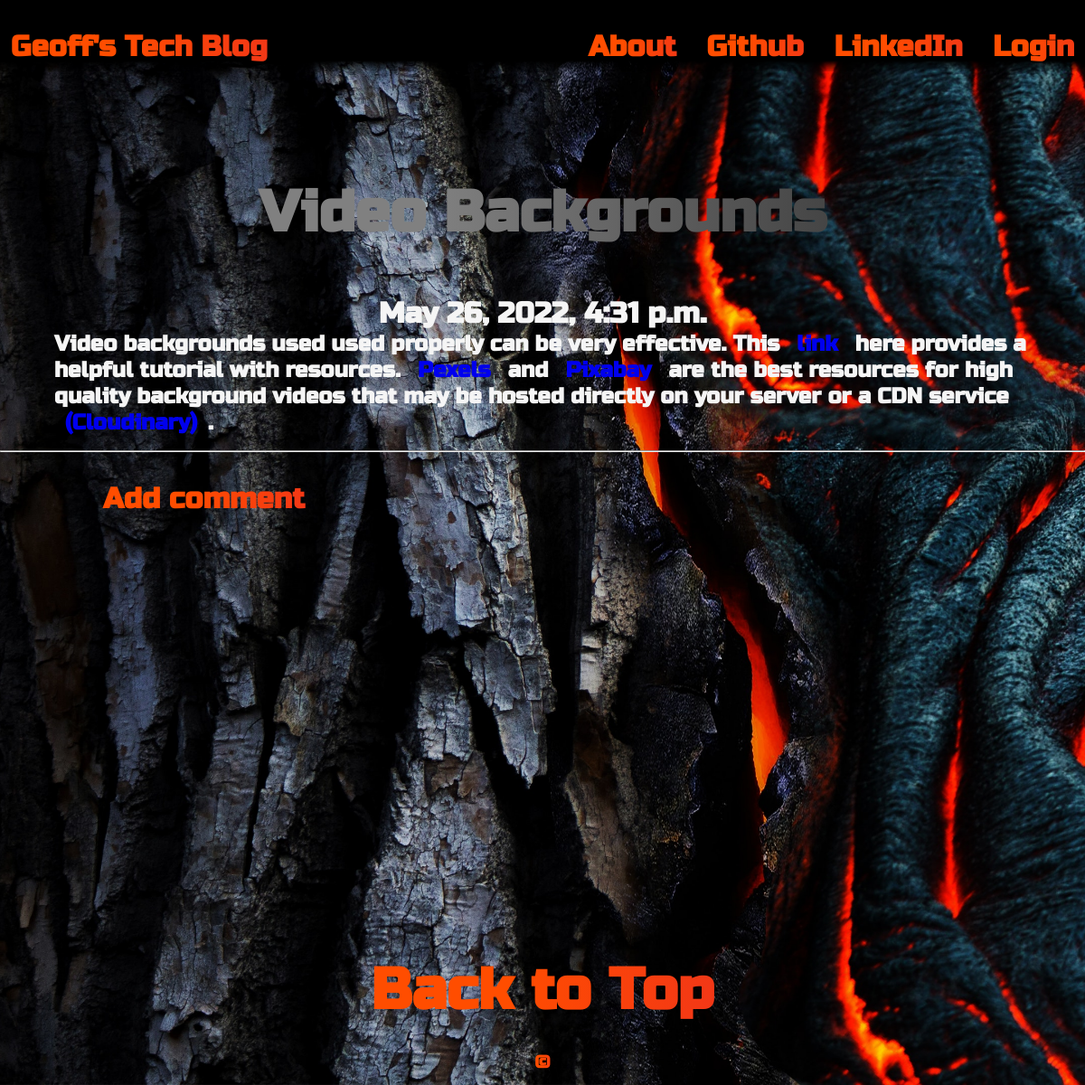
Screenshot of /post/2 with the database file from the repository.
### blog/models.py (models this page shows, shortened)
class Post(models.Model):
    author = models.ForeignKey('auth.User',on_delete=models.CASCADE)
    title = models.CharField(max_length=200)
    text = models.TextField()
    created_date = models.DateTimeField(default=timezone.now)
    published_date = models.DateTimeField(blank=True, null=True)

### blog/views.py (the view)
# urls.py: path('post/<int:pk>', views.PostDetailView.as_view(), name='post_detail'),
class PostDetailView(DetailView):
    model = Post

### blog/templates/blog/post_detail.html (shortened to what this page needs)
{% extends 'blog/base.html' %}
{% block content %}
        <h1 class='animate-smoke posttitle loader'>{{ post.title }}</h1>
        {% if post.published_date %}
            <div class="date postdate">
                {{ post.published_date }}
            </div>
        {% else %}
            <a class="animate-text .publish" href="{% url 'post_publish' pk=post.pk %}">Publish</a>
        {% endif %}
      <p class='postcontent flex-container' >{{ post.text|safe|linebreaksbr }}</p>
  <hr>
  <div class="flex-container-left">
    <a class="animate-text comment" href="{% url 'add_comment_to_post' pk=post.pk %}">Add comment</a>
  </div>
  <div class="content">
    {% for comment in post.comments.all %}
    <br>
    {% empty %}
      <p>No comments posted.</p>
    {% endfor %}
</div>
{% endblock %}

### blog/templates/blog/base.html (shortened to what this page needs)
<!DOCTYPE html>
{% load static %}
<html>
  <head>
    <link rel="stylesheet" href="//cdn.jsdelivr.net/npm/medium-editor@latest/dist/css/medium-editor.min.css" type="text/css" media="screen" charset="utf-8">
    <link rel="stylesheet" href="{% static 'css/blog.css' %}">
  </head>
  <body class='loader'>
    <section class='top'>
      <header class='flex-container' id='top'>
          <nav class='topNav' role='navigation'>
              <div class='title-box' role='navigation'>
                <a class="title animate-text" href="{% url 'post_list' %}">Geoff's Tech Blog</a>
              </div>
              <ul role="navigation">
                <li class='drop' role="navigation"><a class='animate-text' href="{% url 'about' %}">About</a>
                </li>
                <li class='drop' role="navigation">
                  <a href="https://www.github.com" target="_blank" class="animate-text">Github</a>
                </li>
                <li class='drop' role="navigation">
                  <a href="https://www.linkedin.com" target="_blank" class="animate-text">LinkedIn</a>
                </li>
              {% if user.is_authenticated %}
                <li class='drop' role="navigation">
                  <a class="animate-text">Welcome: {{ user.username }}</a>
                  <ul role='navigation'>
                    <li role="navigation"><a href="{% url 'post_new' %}">New Post</a></li>
                    <li role="navigation"><a  href="{% url 'post_draft_list' %}">Drafts</a></li>
                    <li role="navigation"><a href="{% url 'logout' %}">Log out</a></li>
                  </ul>
                </li>
              {% else %}
                <li class="drop" role="navigation">
                  <a href="{% url 'login' %}" class="animate-text">Login</a>
                </li>
              {% endif %}
            </ul>
          </nav>
      </header>
    </section>
    <span class='topPad'><a href="" id='topScroll'></a></span>
    <section class="content">
      <div class="content container">
          <div class="row">
              <div class="col-md-8">
                <div class="blog_posts">
                  {% block content %}
                  {% endblock %}
                </div>
              </div>
          </div>
      </div>
    </section>
    <section id='footer'>
        <footer class="footer">
            <nav class='footNav'>
                <a href='#topScroll' class='footLink animate-text'>Back to Top</a>
                <a href='#' class='footLink animate-text'>©</a>
            </nav>
        </footer>
    </section>
  </body>
</html>

### blog/static/css/blog.css (style rules this page uses)
:root { --color-grey: rgba(220, 231, 235, 1); --color-semi-black: rgba(48, 69, 92, 0.5); --color-black: rgba(48, 69, 92, 1); --full-white: rgba(245, 245, 245, 1); --half-white: rgba(245, 245, 245, 0.5); --less-white: rgba(245, 245, 245, 0.3); --color-red: rgba(255, 104, 115, 1); --blue-med: rgba(34, 190, 198, 1); --blue-light: rgba(69, 194, 197, 1); --blue-light-half: rgba(69, 194, 197, 0.5); --font-main: 'Russo One', sans-serif; --font-heading: 'Lobster', cursive; --size-s: 0.5rem; --sizeNormal: 1.25rem; --sizeM: 1.5rem; --sizeML: 1.75rem; --sizeL: 2rem; --sizeXL: 2.5rem; --sizeXXL: 3.5rem; --sizeTitle: 5rem; --weight-normal: 500; --weight-bold: 700; --gapSmall: 1vh 1vw; --gapMed: 2vh 2vw; --gapL: 3vh 3vw; --gapXL: 5vh 5vw; --gapTop: 2em; --borderSm: 0.05rem; --borderMed: 0.1rem; }
html { width: 100%; height: 100%; font-weight: bold; font-family: var(--font-main); font-size: 2em; margin: 0; padding: 0; box-sizing: border-box; overflow-x: hidden; color: whitesmoke; background: url(../img//bg/bg.jpg) repeat center center fixed; background-size: cover; }
*, *:before, *:after { box-sizing: inherit; }
body { display: flex; flex-flow: column nowrap; align-self: auto; justify-self: auto; margin: auto; background: url(../img//bg/bg.jpg) repeat center center fixed; background-size: cover; width: 100vw; height: 100vmax; }
.flex-container { display: flex; margin: auto; text-align: center; align-items: center; }
.flex-container-left { display: flex; margin: auto; width: 85vw; font-size: var(--size-normal); padding: var(--gapSmall); justify-content: flex-start; text-align: left; align-items: center; }
a { padding: var(--gapSmall); text-decoration: none; }
.content { flex: 1 0 auto; width: 100vw; height: auto; display: flex; flex-flow: column wrap; word-break: break-word; justify-self: center; align-content: center; hyphens: auto; margin: auto; overflow: none; overflow-wrap: break-word; padding: 0; }
.top { display: flex; z-index: 1; justify-content: space-between; flex-flow: row; overflow: none; }
#top { z-index: 1; position: fixed; top: 0; width: 100%; display: flex; justify-content: flex-start; flex-flow: row nowrap; margin: auto; align-items: center; text-align: center; overflow: none; background: linear-gradient(180deg, rgba(0,0,0,1) 0%, rgba(0,0,0,1) 85%, rgba(0,0,0,0.1) 100%); color: whitesmoke; }
.topNav { display: flex; flex-flow: row nowrap; justify-content: space-between; align-items: flex-end; width: 100vw; overflow: none; word-wrap: none; word-break: normal; padding-top: 0.75rem; }
.topPad { display: flex; width: 100%; flex-flow: row nowrap; margin: var(--gapTop) auto; }
.title-box { margin-left: 0; display: inline-flex; flex-flow: row wrap; }
.topNav ul { list-style: none; border-radius: var(--borderSm); position: relative; margin: 0; padding: 0; }
.topNav ul a { text-decoration: none; font-weight: var(--weight-bold); font-size: var(--size-M); padding: var(--gapSmall); font-family: var(--font-main); }
@media screen and (min-width: 500px) { .drop { display: inline-flex; } }
.footer { flex-shrink: 0; display: flex; margin-bottom: 0; overflow: hidden; }
footer { display: flex; flex-shrink: 0; margin-top: auto; }
.footNav { align-items: center; justify-content: center; display: flex; flex-flow: column wrap; margin: auto; text-align: center; }
.footLink { margin: 0.2rem; }
.footLink:nth-child(2) { font-family: inherit; padding: 1vh; font-size: 0.6rem; color: whitesmoke; }
.footLink:nth-child(1) { font-size: var(--sizeL); border: transparent; display: flex; flex-grow: 0.4; }
.postdate { text-align: center; }
.posttitle { font-family: 'Russo One', sans-serif; font-size: var(--sizeL); text-align: center; }
.postcontent { font-family: 'Montserrat'; font-size: 1.5em; }
.animate-text { background: linear-gradient(to right, rgb(255, 77, 0) 20%, rgb(234, 39, 39) 70%, rgb(248, 255, 57) 85%, rgb(255, 77, 0) 100%); -webkit-background-clip: text; -webkit-text-fill-color: transparent; background-size: 200% auto; animation: textShine 7s ease-in-out infinite alternate; font-size: var(--size-normal); }
.animate-smoke { background: linear-gradient(to right, rgb(128,128,128) 20%, rgb(63, 63, 63) 40%, rgb(245, 245, 245) 60%, rgb(63, 63, 63) 80%, rgb(128, 128, 128) 100%); -webkit-background-clip: text; -webkit-text-fill-color: transparent; background-size: 200% auto; animation: textShine 7s ease-in-out infinite alternate; font-size: var(--size-normal); }

### rows the page displays
Post: title "Video Backgrounds", published_date "May 26, 2022, 4:31 p.m.", text "Video backgrounds used used properly can be very effective. This link here provides a helpful tutorial with resources. Pexels and Pixabay are the best resources for high quality background videos that may be hosted directly on your server or a CDN service (Cloudinary) ."
